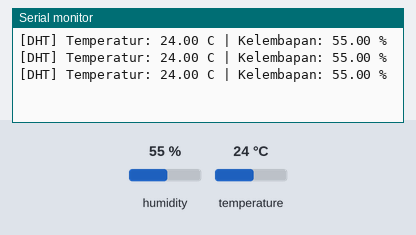
Bench run of a program on a simulated ESP32. Parts: the last lines printed to the serial monitor. The inputs (shaded band) are chosen by the test bench; at power-on: humidity 55 %, temperature 24 °C.

Above: at 6.8 s.
6.9 s: humidity set to 22 %
At 11.2 s:
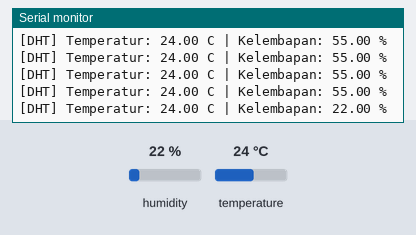
12.3 s: temperature set to 12 °C
At 15.5 s:
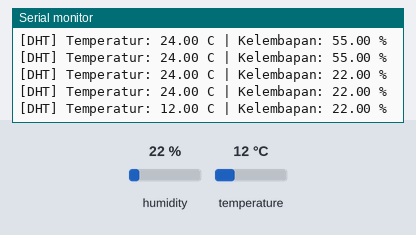
17.7 s: humidity set to 40 %
At 18.5 s:
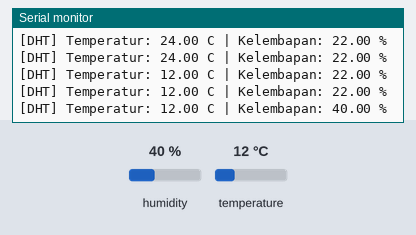
Timing chart, 0 to 20.7 s (numbered marks = the images above; inputs shaded):
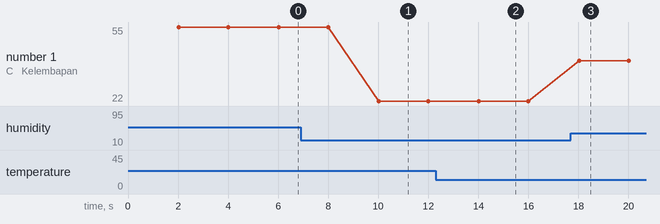

Measured:
- after the input at 6.9 s, the serial monitor: prints a new line after 3.1 s (image 1)
- after the input at 12.3 s, the serial monitor: prints a new line after 1.7 s (image 2)
- after the input at 17.7 s, the serial monitor: prints a new line after 0.32 s (image 3)
- plotted number 1: 55 → 22 after the input at 6.9 s, 22 → 40 after the input at 17.7 s

The program:

main.cpp
```cpp
#include <Arduino.h>
#include <DHT.h>

constexpr uint8_t DHT_PIN = 5;

#define DHT_SENSOR_TYPE DHT11

#if DHT_SENSOR_TYPE == DHT22
constexpr uint32_t READ_INTERVAL_MS = 2000;
#else
constexpr uint32_t READ_INTERVAL_MS = 1000;
#endif

DHT dht(DHT_PIN, DHT_SENSOR_TYPE);
uint32_t lastReadAt = 0;

void readDhtSensor() {
  const float humidity = dht.readHumidity();
  const float temperature = dht.readTemperature();

  if (isnan(temperature) || isnan(humidity)) {
    Serial.println("[DHT] Gagal membaca sensor");
    return;
  }

  Serial.printf("[DHT] Temperatur: %.2f C | Kelembapan: %.2f %%\n",
                temperature, humidity);
}

void setup() {
  Serial.begin(115200);
  dht.begin();
}

void loop() {
  const uint32_t now = millis();

  if (now - lastReadAt >= READ_INTERVAL_MS) {
    lastReadAt = now;
    readDhtSensor();
  }
}
```
